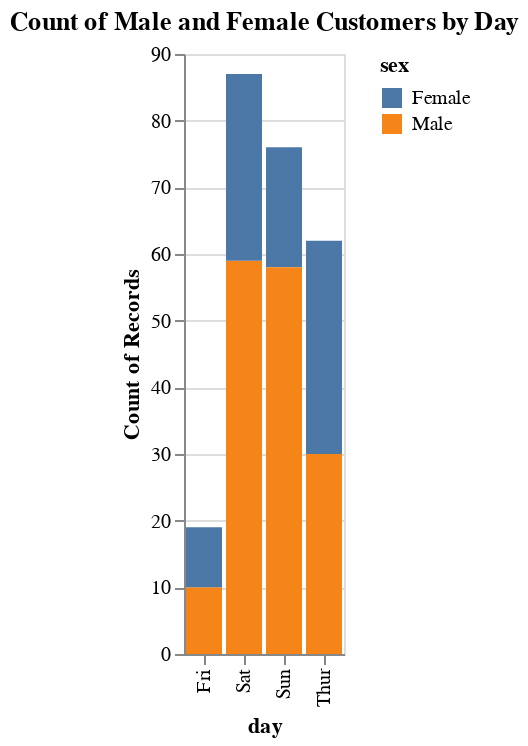

Notebook code cell kept with this figure:
### Code cell
# Creating a stacked bar chart to visualize the count of male and female customers by day using Altair
alt.Chart(tips).mark_bar().encode(
    x='day',
    y='count()',
    color='sex'
).properties(
    title='Count of Male and Female Customers by Day'
)

### Figure 1 — Vega-Lite specification as saved in the notebook (floating-point values rounded to 4 significant figures; data arrays with more than 128 entries replaced by an {"elided": "..."} marker saying what was removed)
{"config": {"view": {"continuousWidth": 400, "continuousHeight": 300}}, "data": {"name": "data-362d1a3aede62850ce7cd49b1d5f5d1d"}, "mark": "bar", "encoding": {"color": {"field": "sex", "type": "nominal"}, "x": {"field": "day", "type": "nominal"}, "y": {"aggregate": "count", "type": "quantitative"}}, "title": "Count of Male and Female Customers by Day", "$schema": "https://vega.github.io/schema/vega-lite/v4.17.0.json", "datasets": {"data-362d1a3aede62850ce7cd49b1d5f5d1d": {"elided": "244 records"}}}
